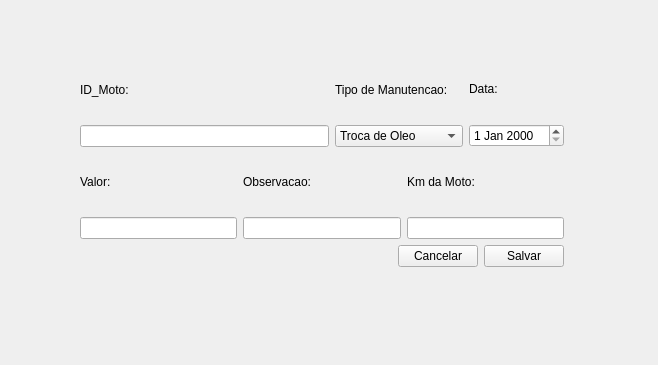
<?xml version="1.0" encoding="UTF-8"?>
<ui version="4.0">
 <class>editmanuntecao</class>
 <widget class="QWidget" name="editmanuntecao">
  <property name="geometry">
   <rect>
    <x>0</x>
    <y>0</y>
    <width>658</width>
    <height>365</height>
   </rect>
  </property>
  <property name="sizePolicy">
   <sizepolicy hsizetype="Minimum" vsizetype="Minimum">
    <horstretch>0</horstretch>
    <verstretch>0</verstretch>
   </sizepolicy>
  </property>
  <property name="minimumSize">
   <size>
    <width>658</width>
    <height>365</height>
   </size>
  </property>
  <property name="maximumSize">
   <size>
    <width>658</width>
    <height>365</height>
   </size>
  </property>
  <property name="windowTitle">
   <string>Editar Manutencao</string>
  </property>
  <widget class="QWidget" name="">
   <property name="geometry">
    <rect>
     <x>80</x>
     <y>60</y>
     <width>484</width>
     <height>207</height>
    </rect>
   </property>
   <layout class="QVBoxLayout" name="verticalLayout_7">
    <item>
     <layout class="QHBoxLayout" name="horizontalLayout">
      <item>
       <layout class="QVBoxLayout" name="verticalLayout">
        <item>
         <widget class="QLabel" name="label">
          <property name="text">
           <string>ID_Moto:</string>
          </property>
         </widget>
        </item>
        <item>
         <widget class="QLineEdit" name="line_id"/>
        </item>
       </layout>
      </item>
      <item>
       <layout class="QVBoxLayout" name="verticalLayout_2">
        <item>
         <widget class="QLabel" name="label_2">
          <property name="text">
           <string>Tipo de Manutencao:</string>
          </property>
         </widget>
        </item>
        <item>
         <widget class="QComboBox" name="comboBox">
          <item>
           <property name="text">
            <string>Troca de Oleo</string>
           </property>
          </item>
          <item>
           <property name="text">
            <string>Seguro</string>
           </property>
          </item>
          <item>
           <property name="text">
            <string>Rastreador</string>
           </property>
          </item>
          <item>
           <property name="text">
            <string>Revisao</string>
           </property>
          </item>
          <item>
           <property name="text">
            <string>Pastilhas de Freio</string>
           </property>
          </item>
          <item>
           <property name="text">
            <string>Pneu</string>
           </property>
          </item>
          <item>
           <property name="text">
            <string>Outros</string>
           </property>
          </item>
         </widget>
        </item>
       </layout>
      </item>
      <item>
       <layout class="QVBoxLayout" name="verticalLayout_3">
        <item>
         <widget class="QLabel" name="label_3">
          <property name="text">
           <string>Data:</string>
          </property>
         </widget>
        </item>
        <item>
         <widget class="QDateEdit" name="dateEdit"/>
        </item>
       </layout>
      </item>
     </layout>
    </item>
    <item>
     <layout class="QHBoxLayout" name="horizontalLayout_2">
      <item>
       <layout class="QVBoxLayout" name="verticalLayout_4">
        <item>
         <widget class="QLabel" name="label_4">
          <property name="text">
           <string>Valor:</string>
          </property>
         </widget>
        </item>
        <item>
         <widget class="QLineEdit" name="lineEdit_2"/>
        </item>
       </layout>
      </item>
      <item>
       <layout class="QVBoxLayout" name="verticalLayout_5">
        <item>
         <widget class="QLabel" name="label_5">
          <property name="text">
           <string>Observacao:</string>
          </property>
         </widget>
        </item>
        <item>
         <widget class="QLineEdit" name="lineEdit_3"/>
        </item>
       </layout>
      </item>
      <item>
       <layout class="QVBoxLayout" name="verticalLayout_6">
        <item>
         <widget class="QLabel" name="label_6">
          <property name="text">
           <string>Km da Moto:</string>
          </property>
         </widget>
        </item>
        <item>
         <widget class="QLineEdit" name="lineEdit_4"/>
        </item>
       </layout>
      </item>
     </layout>
    </item>
    <item>
     <layout class="QHBoxLayout" name="horizontalLayout_4">
      <item>
       <spacer name="horizontalSpacer">
        <property name="orientation">
         <enum>Qt::Horizontal</enum>
        </property>
        <property name="sizeHint" stdset="0">
         <size>
          <width>40</width>
          <height>20</height>
         </size>
        </property>
       </spacer>
      </item>
      <item>
       <layout class="QHBoxLayout" name="horizontalLayout_3">
        <item>
         <widget class="QPushButton" name="pushButton_2">
          <property name="text">
           <string>Cancelar</string>
          </property>
         </widget>
        </item>
        <item>
         <widget class="QPushButton" name="pushButton">
          <property name="text">
           <string>Salvar</string>
          </property>
         </widget>
        </item>
       </layout>
      </item>
     </layout>
    </item>
   </layout>
  </widget>
 </widget>
 <resources/>
 <connections/>
</ui>
